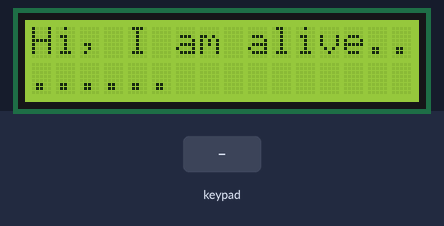
The sketch below on a simulated Arduino Uno, built with avr-gcc and run on an emulated ATmega328P. Shown: 16×2 character LCD. Inputs (shaded band) come from the test bench.

Above: at 3.5 s.
3.6 s: keypad keys 1 2 1 1 1 0 9 # pressed 0.4 s apart
At 6.9 s:
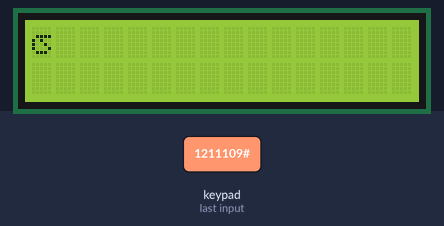
8.3 s: keypad keys 8 7 6 5 # pressed 0.4 s apart
At 10.5 s:
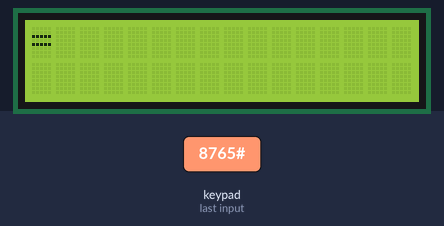
11.8 s: keypad keys 1 3 9 7 2 2 2 # pressed 0.4 s apart
At 15.6 s:
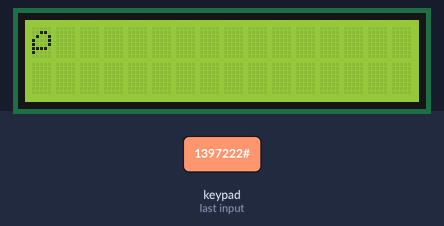
16.5 s: key '2' pressed
At 16.9 s:
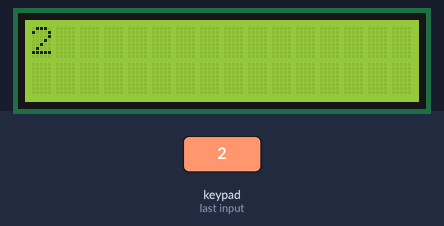
18.0 s: key '#' pressed
At 19.1 s:
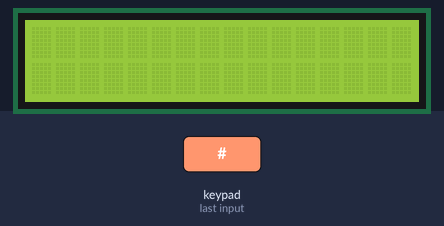
19.5 s: key '1' pressed
At 20.4 s:
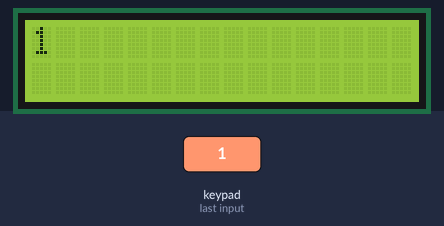
Timing chart, 0 to 22.0 s (numbered marks = the images above; inputs shaded):
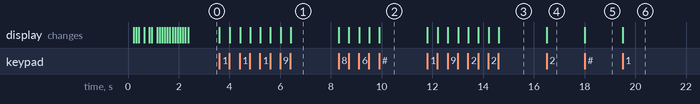

Measured:
- after the input at 3.6 s, the display: first changes at once (image 1 shows a later state)
- after the input at 8.3 s, the display: first changes at once (image 2 shows a later state)
- after the input at 11.8 s, the display: first changes at once (image 3 shows a later state)
- after the input at 16.5 s, the display: changes at once (image 4)
- after the input at 18.0 s, the display: changes at once (image 5)
- after the input at 19.5 s, the display: changes at once (image 6)

The sketch:

arduino-fun-game.ino
```cpp
#include <Arduino.h>
#include <LiquidCrystal_I2C.h>  // Include the LiquidCrystal_I2C library
#include <Keypad.h>
#include <math.h>

//Initialize LCD
LiquidCrystal_I2C lcd(0x27, 16, 2);

//Initialize Keypad
const byte ROWS = 4;
const byte COLS = 4;
char keys[ROWS][COLS] = {
  { '1', '2', '3', 'A' },
  { '4', '5', '6', 'B' },
  { '7', '8', '9', 'C' },
  { '*', '0', '#', 'D' }
};
byte rowPins[ROWS] = { 12, 11, 10, 9 };
byte colPins[COLS] = { 8, 7, 6, 5 };
Keypad keypad = Keypad(makeKeymap(keys), rowPins, colPins, ROWS, COLS);


//Variable Initialization
String setUpMessageLCD = "Hi, I am alive........";
String inputWord = "";
bool isKeyAction;
bool isScrollingAction;
bool isDecoded;
int displayStartRow;

void setup() {
  lcd.init();
  lcd.backlight();
  lcd.begin(16, 2);

  isKeyAction = false;
  isScrollingAction = false;
  isDecoded = false;
  displayStartRow = 0;
  displayWrappedText(setUpMessageLCD);
  Serial.begin(115200);
}

void loop() {
  //Read Key
  char getKey = keypad.getKey();
  if (getKey) {
    //Key Actions
    inputWord = actionForKey(inputWord, getKey, displayStartRow, isScrollingAction, isDecoded);

    //Display Data
    if (isDecoded){
      displayDecodedText(inputWord, displayStartRow);
    } else {
      displayEncodedText(inputWord, displayStartRow, isScrollingAction);
    }
  }
}


//Key Action Function
String actionForKey(String& text, char key, int& displayStartRow, bool& isScrollingAction, bool& isDecoded) {
  int textLength = text.length();
  int minimumStartDisplayRow = 0;
  int totaldisplayRow = textLength/16;
  int maximumStartDisplayRow = totaldisplayRow - 1;
  switch (key) {
    case 'A':
      text += " ";
      break;
    case 'B':
      if (displayStartRow > minimumStartDisplayRow && isScrollingAction == true) {
        displayStartRow -= 1;
      }
      if (isScrollingAction == false) {
        displayStartRow = totaldisplayRow - 1;
      }
      isScrollingAction = true;
      break;
    case 'C':
      if (maximumStartDisplayRow > displayStartRow) {
        displayStartRow += 1;
      }
      isScrollingAction = true;
      break;
    case 'D':
      text = "";
      isScrollingAction = false;
      isDecoded = false;
      break;
    case '*':
      //Shall be deleted for their creativity.
      text = deleteCharacter(text);
      break;
    case '#':
      displayStartRow = 0;
      isScrollingAction = false;
      if (!isDecoded && text.length() != 0) {
          text = numberToTextDecoder(text);
      }
      isDecoded = true;
      break;
    default:
      isScrollingAction = false;
      if (isDecoded){
        text = "";
        isDecoded = false;
      }
      text += key;
      break;
  }
  return text;
}

// Display Boot Up Text
void displayWrappedText(String& text) {
  int textLength = text.length();
  int row = 0;
  int col = 0;

  for (int i = 0; i < textLength; i++) {
    delay(100);
    lcd.setCursor(col, row);
    lcd.write(text.charAt(i));
    col++;
    if (col >= 16) {
      col = 0;
      row++;
      if (row >= 2) {
        delay(0);
        lcd.clear();
        row = 0;
      }
    }
  }
}

//Display Encoded Text
void displayEncodedText(String& text, int displayStartRow, bool isScrollingAction){
  int textLength = text.length();
  int row =0 ;
  int col = 0;
  int totaldisplayRow = textLength/16;

  lcd.clear();
  if (textLength < 16){
    lcd.setCursor(row,col);
    lcd.print(text);
  } else {
    if (isScrollingAction){
        for (int i = displayStartRow; i <= displayStartRow + 1; i++) {
        lcd.setCursor(0,row);
        lcd.print(text.substring(i*16, i*16+16));
        row++;
      }
    } else {
        for (int i = totaldisplayRow - 1; i <= totaldisplayRow; i++) {
          lcd.setCursor(0,row);
          lcd.print(text.substring(i*16, i*16+16));
          row++;
        }
    }
  }
}

//Display Decoded Text
void displayDecodedText(String& text, int displayStartRow){
  int textLength = text.length();
  int row =0 ;
  int col = 0;
  int totaldisplayRow = textLength/16;

  lcd.clear();
  if (textLength < 16){
    lcd.setCursor(row,col);
    lcd.print(text);
  } else {
      for (int i = displayStartRow; i <= displayStartRow + 1; i++) {
      lcd.setCursor(0,row);
      lcd.print(text.substring(i*16, i*16+16));
      row++;
    }
  }
}


//TODO - Optional
String deleteCharacter(String& text){
  //Do you reset everytime you key in number wrongly?
  //Build a function to delete single character then :)
  String shortenText = "";
  int textLength = text.length();
  if (textLength > 0){
    shortenText = text.substring(0,textLength-1);
  } else {
    shortenText = text;
  }
  return shortenText;
}

//TODO - Main Function
String numberToTextDecoder(String& text){
  //Please include your numeric to text decoder logic here.
  //Input data type example: "23 32 102 203" #Each number represent 1 char, which mean 4 characters in total with the given example.
  //Output data type example: "High" #As mentioned, each number represent 1 char, hence, 4 numbers converted into 4 letter of word.

  //Hint 1:
  //char y = static_cast<char>(parameter1)
  //This is a function to convert decimal number into single character. Input parameter data type: integer, Output parameter data type: char

  //Hint 2:
  //Serial.print() or Serial.println() to print at Serial Monitor Console.


  int index = 0; //index for numberArray
  int startingPosition = 0;
  int numArrIndex = 0;
  String convertedResult = "";
  String subString = "";
  int stringToInt;
  char characterValue = ' ';
  int subStringLength;
  int binaryNumberLength = 8;

  for (int i = 0; i < text.length(); i++){

    if(text.charAt(i) == ' '){
      subString = text.substring(startingPosition, i);
      subStringLength = subString.length();
      characterValue = subStringLength == binaryNumberLength ? binaryToChar(subString) : decimalToChar(subString);
      convertedResult += characterValue;
      startingPosition = i + 1;
      numArrIndex++;
    }
    if(i == text.length() - 1){
      subString = text.substring(startingPosition); //incase no space, means "101011"
      subStringLength = subString.length();
      characterValue = subStringLength == binaryNumberLength ? binaryToChar(subString) : decimalToChar(subString);
      convertedResult += characterValue;
      numArrIndex++;
    }
  }
  return convertedResult;
}

//Utility
char binaryToChar(const String& binaryString) {
  int charValue = 0;
  int base = 1;
  for (int i = binaryString.length() - 1; i >= 0; i--) {
    if (binaryString[i] == '1') {
      charValue += base;
    }
    base *= 2;
  }
  return static_cast<char>(charValue);
}

//Utility
char decimalToChar(const String& decimalString){
  int stringToInt;
  stringToInt = decimalString.toInt();
  return static_cast<char>(stringToInt);
}
```
